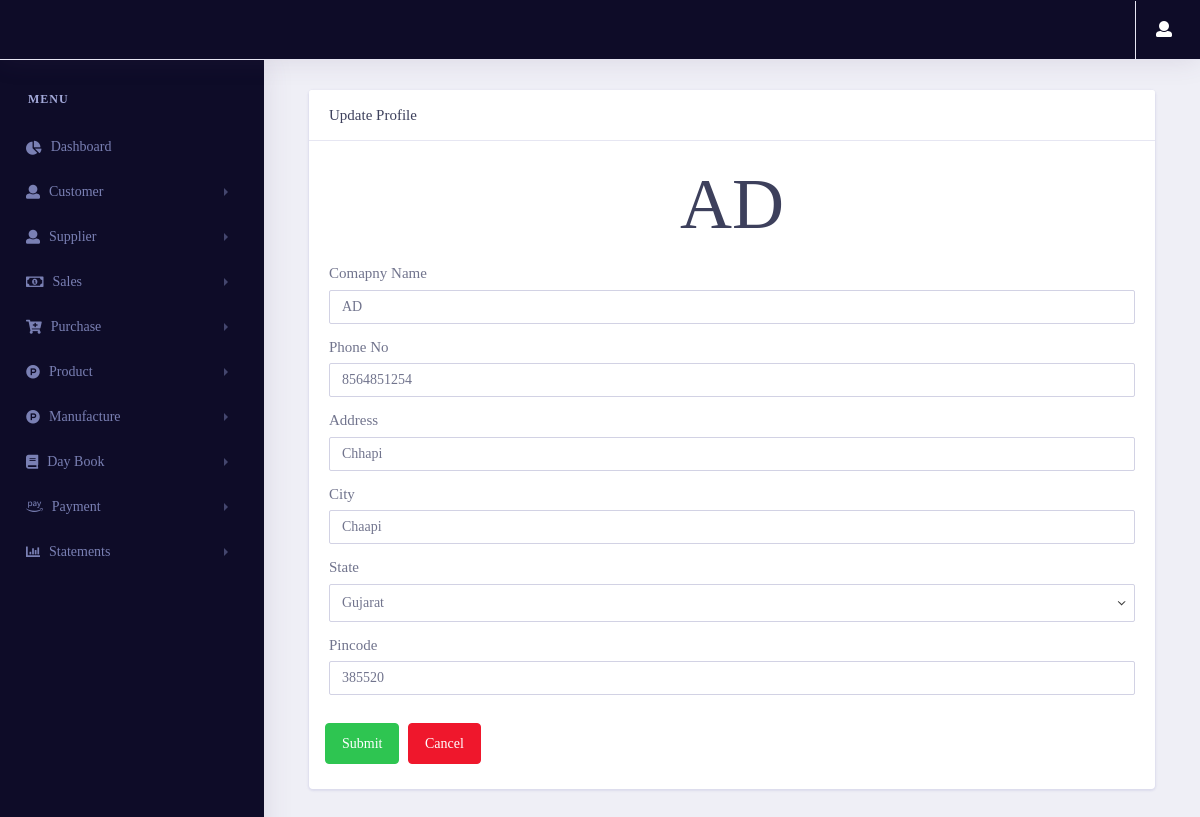
Page /pages/profile (signed in) on the committed database.
### pages/models.py (models this page shows, shortened)
class Profile(models.Model):
    user = models.OneToOneField(User,on_delete=models.CASCADE , related_name="profile")
    phone_no = models.CharField(max_length=20)
    company_name = models.CharField(max_length=50)
    Address = models.CharField(max_length=500)
    city = models.CharField(max_length=50)
    state = models.CharField(max_length=50)
    pincode = models.CharField(max_length=50)
    GSTNO = models.CharField(max_length=50)
    Bank_name = models.CharField(max_length=50)
    Bank_AC = models.CharField(max_length=50)
    IFSC_Code = models.CharField(max_length=50)
    Branch_name = models.CharField(max_length=50)
    id = models.UUIDField(default=uuid.uuid4 , unique=True , primary_key=True , editable=False)
    class Meta:
        indexes = [models.Index(fields=['user' , 'id'])]

### pages/views.py (the view)
# urls.py: path('profile',views.profile,name="profile"),
@login_required(login_url='login')
def profile(request):
    user = User.objects.get(username=request.user.username)
    try:
        if user.is_authenticated:
            if request.method == 'POST':
                if 'Estimate' in request.POST:
                    data = request.user.profile
                    data.phone_no = request.POST['phoneno']
                    data.company_name = request.POST['companyname']
                    data.Address = request.POST['address']
                    data.city = request.POST['city']
                    data.pincode = request.POST['pincode']
                    data.state = request.POST['state']
                    data.save()
                    return redirect('dashboard')
                else:
                    data = request.user.profile
                    data.phone_no = request.POST['phoneno']
                    data.company_name = request.POST['companyname']
                    data.Address = request.POST['address']
                    data.city = request.POST['city']
                    data.pincode = request.POST['pincode']
                    data.state = request.POST['state']
                    data.GSTNO = request.POST['GSTNO']
                    data.Bank_name = request.POST['Bank name']
                    data.Bank_AC = request.POST['Bank AC']
                    data.IFSC_Code = request.POST['IFSC_Code']
                    data.Branch_name = request.POST['Branch name']
                    data.save()
                    return redirect('dashboard')
        else:
            return redirect('login')
    except:
        return redirect('error404')
    profile_data = request.user.profile
    context = {
        'profile_data' : profile_data
    }
    return render(request,"pages/profile.html",context)

### pages/templatetags/user_auth.py (called while the page is built)
@register.filter(name='has_group')
def has_group(user, group_name):
    group = Group.objects.get(name=group_name)
    return True if group in user.groups.all() else False

### pages/templates/pages/profile.html (shortened to what this page needs)
{% extends 'pages/base.html' %}
{% load user_auth %}
{% block content %}
{% if request.user|has_group:"Estimate" %}
<div class="col-xl-12 col-lg-12 col-md-12 col-sm-12 col-12">
    <div class="card">
      <h5 class="card-header">Update Profile</h5>
      <div class="card-body">
      <center><h1 class="display-3">{{profile_data.company_name}}</h1></center>
        <form id="basicform" enctype="multipart/form-data" method="POST">
          <div class="row">
            <div class="col-md-12">
              <div class="form-group">
                <label for="inputUserName">Comapny Name</label>
                <input
                id="companyname"
                type="text"
                name="companyname"
                required=""
                placeholder="Enter Company Name"
                class="form-control"
                value="{{profile_data.company_name}}"
                />
              </div>
              <div class="form-group">
                <label for="inputUserName">Phone No</label>
                <input
                id="phoneno"
                type="tel"
                name="phoneno"
                required=""
                pattern="[0-9]{10}"
                placeholder="Enter Phone No"
                class="form-control"
                value="{{profile_data.phone_no}}"
                />
              </div>
              <div class="form-group">
                <label for="inputUserName">Address</label>
                <input
                id="address"
                type="text"
                name="address"
                required=""
                placeholder="Enter Address Here"
                class="form-control"
                value="{{profile_data.Address}}"
                />
              </div>
              <div class="form-group">
                <label for="inputUserName">City</label>
                <input
                id="city"
                type="text"
                name="city"
                required=""
                placeholder="Enter City Here"
                class="form-control"
                value="{{profile_data.city}}"
                />
              </div>
              <div class="form-group">
                <label for="inputUserName">State</label>
                <select class="form-control" name="state">
                  <option value="{{profile_data.state}}">{{profile_data.state}}</option>
              </select>
              </div>
              <div class="form-group">
                <label for="inputUserName">Pincode</label>
                <input
                id="city"
                type="text"
                name="pincode"
                required=""
                placeholder="Enter City Here"
                class="form-control"
                value="{{profile_data.pincode}}"
                />
              </div>
            </div>
            <div class="form-row">
              <p class="text-right pl-3 pt-3">
                <input type="submit" class="btn btn-space btn-success rounded" name="Estimate" value="Submit">
                <a href="{% url 'dashboard' %}" class="btn btn-space btn-danger rounded">Cancel</a>
              </p>
            </div>
        </form>
      </div>
    </div>
  </div>
</div>
{% endif %}
{% endblock content %}

### rows in the picture
Profile: company_name "AD", companyname "AD", phoneno "8564851254", address "Chhapi", city "Chaapi", state "Gujarat", pincode "385520"
